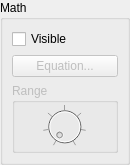
       <widget class="QGroupBox" name="controlsM">
        <property name="minimumSize">
         <size>
          <width>130</width>
          <height>0</height>
         </size>
        </property>
        <property name="maximumSize">
         <size>
          <width>130</width>
          <height>16777215</height>
         </size>
        </property>
        <property name="title">
         <string>Math</string>
        </property>
        <layout class="QVBoxLayout" name="verticalLayout_5">
         <property name="leftMargin">
          <number>9</number>
         </property>
         <property name="topMargin">
          <number>9</number>
         </property>
         <property name="rightMargin">
          <number>9</number>
         </property>
         <property name="bottomMargin">
          <number>9</number>
         </property>
         <item>
          <widget class="QCheckBox" name="visibleCheckBoxM">
           <property name="text">
            <string>Visible</string>
           </property>
          </widget>
         </item>
         <item>
          <widget class="QPushButton" name="enterEquationButton">
           <property name="enabled">
            <bool>false</bool>
           </property>
           <property name="text">
            <string>Equation...</string>
           </property>
          </widget>
         </item>
         <item>
          <widget class="QGroupBox" name="rangeContainerM">
           <property name="enabled">
            <bool>false</bool>
           </property>
           <property name="minimumSize">
            <size>
             <width>0</width>
             <height>70</height>
            </size>
           </property>
           <property name="maximumSize">
            <size>
             <width>16777215</width>
             <height>70</height>
            </size>
           </property>
           <property name="title">
            <string>Range</string>
           </property>
           <layout class="QHBoxLayout" name="horizontalLayout_12">
            <property name="spacing">
             <number>1</number>
            </property>
            <property name="leftMargin">
             <number>0</number>
            </property>
            <property name="topMargin">
             <number>0</number>
            </property>
            <property name="rightMargin">
             <number>0</number>
            </property>
            <property name="bottomMargin">
             <number>0</number>
            </property>
            <item>
             <widget class="QDial" name="rangeDialM">
              <property name="minimumSize">
               <size>
                <width>43</width>
                <height>43</height>
               </size>
              </property>
              <property name="maximumSize">
               <size>
                <width>43</width>
                <height>43</height>
               </size>
              </property>
              <property name="maximum">
               <number>6</number>
              </property>
              <property name="pageStep">
               <number>1</number>
              </property>
              <property name="wrapping">
               <bool>false</bool>
              </property>
              <property name="notchesVisible">
               <bool>true</bool>
              </property>
             </widget>
            </item>
           </layout>
          </widget>
         </item>
        </layout>
       </widget>
